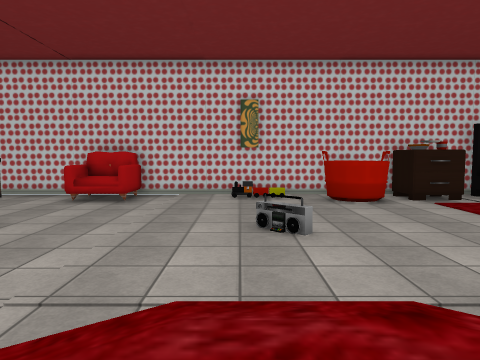
View 1 (above)

17 first-person views from a walk through a 3-D level made in the Unity game engine. The camera is 1.5 m above the floor, tilts 4° down and sees 70° across. The floor is counted in squares, 1 m on a side. Each view is taken from the middle of a square. On the plan, view 1 faces up. The plan holds only what a view shows up to about 16 squares ahead; the rest is blank. Some surface patterns are stand-ins.

View 2
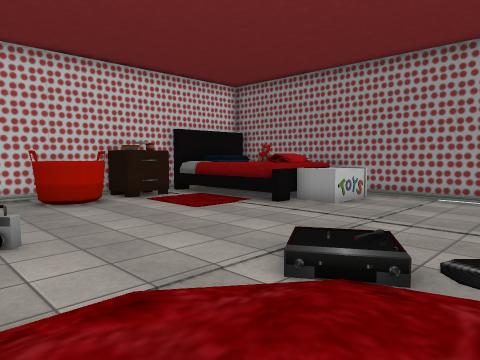

View 3
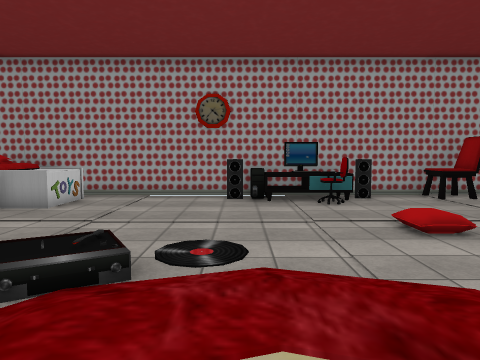

View 4
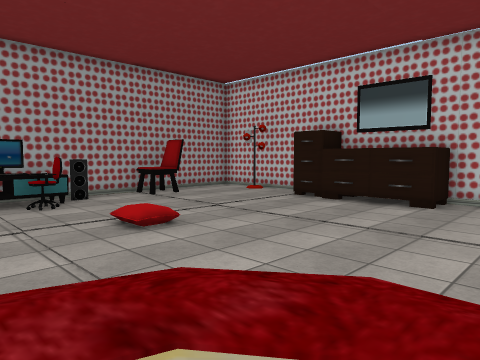

View 5
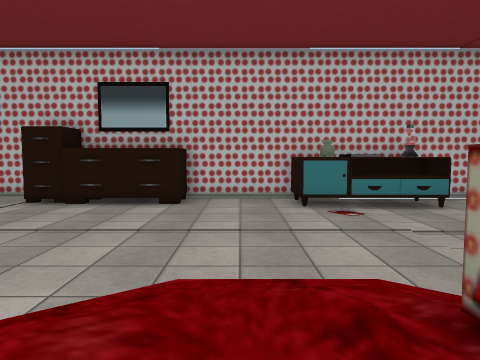

View 6
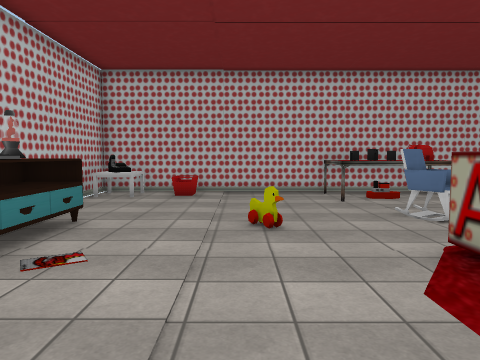

View 7
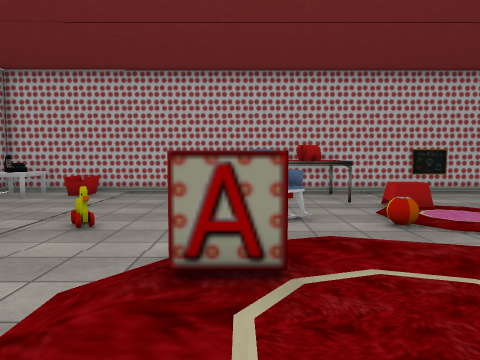

View 8
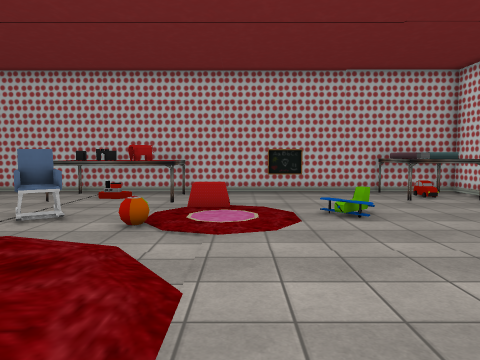

View 9
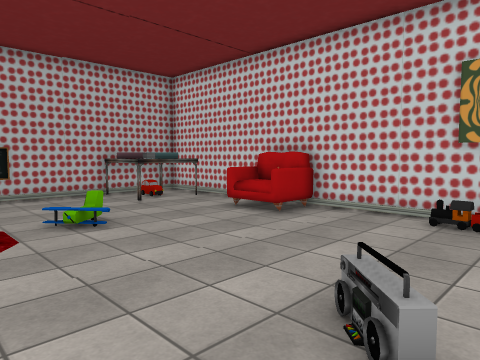

View 10
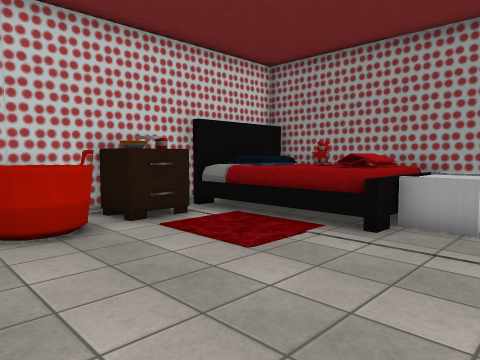

View 11
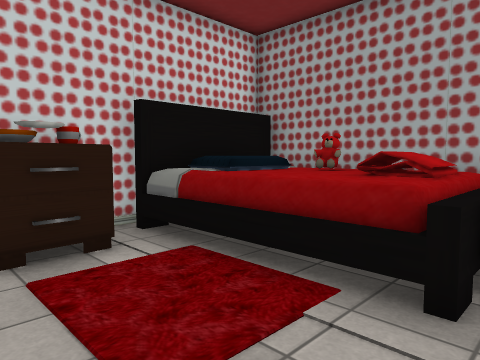

View 12
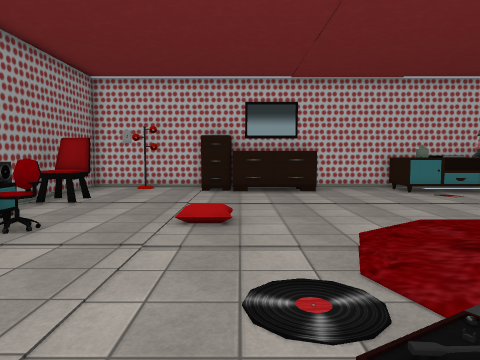

View 13
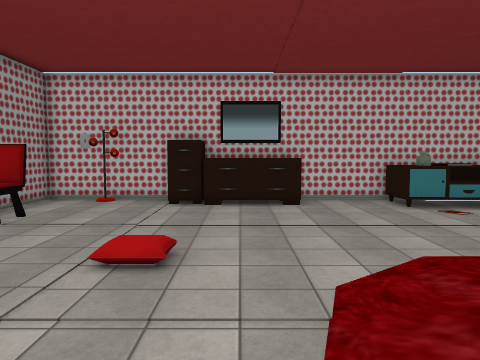

View 14
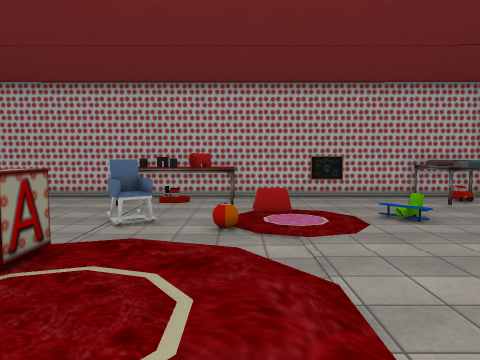

View 15
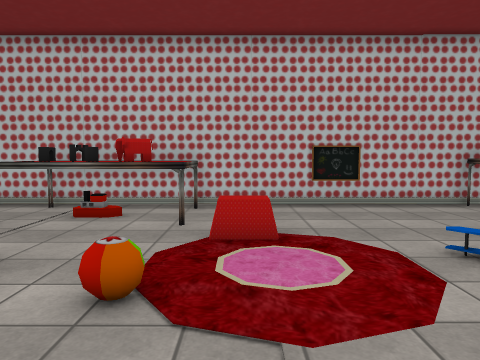

View 16
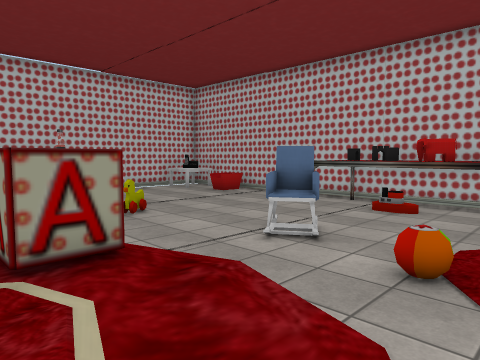

View 17
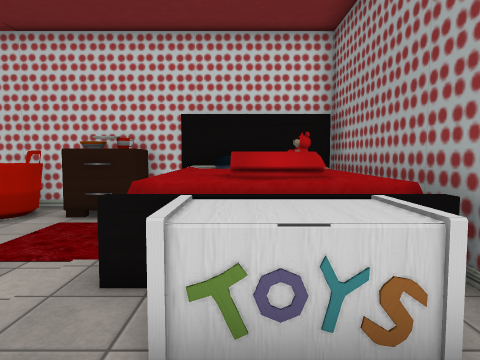

### Floor plan
Points are (right, up) in squares from view 1. A wall is a line through its corners. A room is listed if a view was taken in it or the views show most of it. See-through windows are left out.
Room 1 (views 1, 2, 3, 4, 5, 6, 7, 8, 9, 10, 11, 12, 13, 14, 15, 16, 17)
walls: (-11.3, -2.4) (-11.3, -9.5); (-11.3, 9.5) (-11.3, 2.4); (8.9, 13) (-11.3, 13); (-11.5, -11.7) (12.7, -11.7) (12.7, 12.9)
objects: table (-11, -11) to (-11, -10); bin (-11, -8) to (-10, -8); table (-11, -2) to (-9, 2); table (-11, 10) to (-11, 12); other object (-10, -11) to (-10, -10); block (-10, -2); block (-10, -1); other object (-10, 10) to (-10, 11); table (-9, -2); block (-9, -1); table (-9, 10); other object (-9, 11); table (-9, 12); bin (-8, 3) to (-7, 3); other object (-6, -2) to (-5, -1); other object (-6, 7); chair (-6, 11) to (-4, 12); other object (-5, -11) to (-4, -11); other object (-5, -10) to (-4, -10); other object (-5, 2) to (-4, 2); other object (-4, -5); other object (-3, -11) to (-2, -10); other object (-2, -10); block (-2, -3) to (-1, -2); other object (-1, -11) to (-1, -10); dresser (3, -11) to (6, -10); tub (3, 11) to (5, 12); nightstand (6, 11) to (7, 11); other object (6, 12); other object (7, -11) to (8, -10); other object (7, 12); other object (9, 5) to (11, 6); bed (9, 7) to (12, 12); other object (10, -11); other object (10, -3); chair (11, -8) to (12, -7); table (11, -4); other object (11, -3) to (12, -2); table (11, -1) to (12, -1); speaker (12, -4); other object (12, -2); speaker (12, 0)

Where each view was taken, in squares from view 1:
view 1: 0 up, 0 right, facing up
view 2: 0 up, 0 right, facing up-right
view 3: 0 up, 0 right, facing right
view 4: 0 up, 0 right, facing down-right
view 5: 0 up, 1 right, facing down
view 6: 6 down, 3 right, facing left
view 7: 2 down, 3 right, facing left
view 8: 4 up, 3 right, facing left
view 9: 4 up, 2 right, facing up-left
view 10: 4 up, 2 right, facing up-right
view 11: 6 up, 5 right, facing up-right
view 12: 4 up, 6 right, facing down
view 13: 2 up, 5 right, facing down
view 14: 2 up, 4 right, facing left
view 15: 3 up, 1 left, facing left
view 16: 3 up, 0 right, facing down-left
view 17: 3 up, 10 right, facing up
